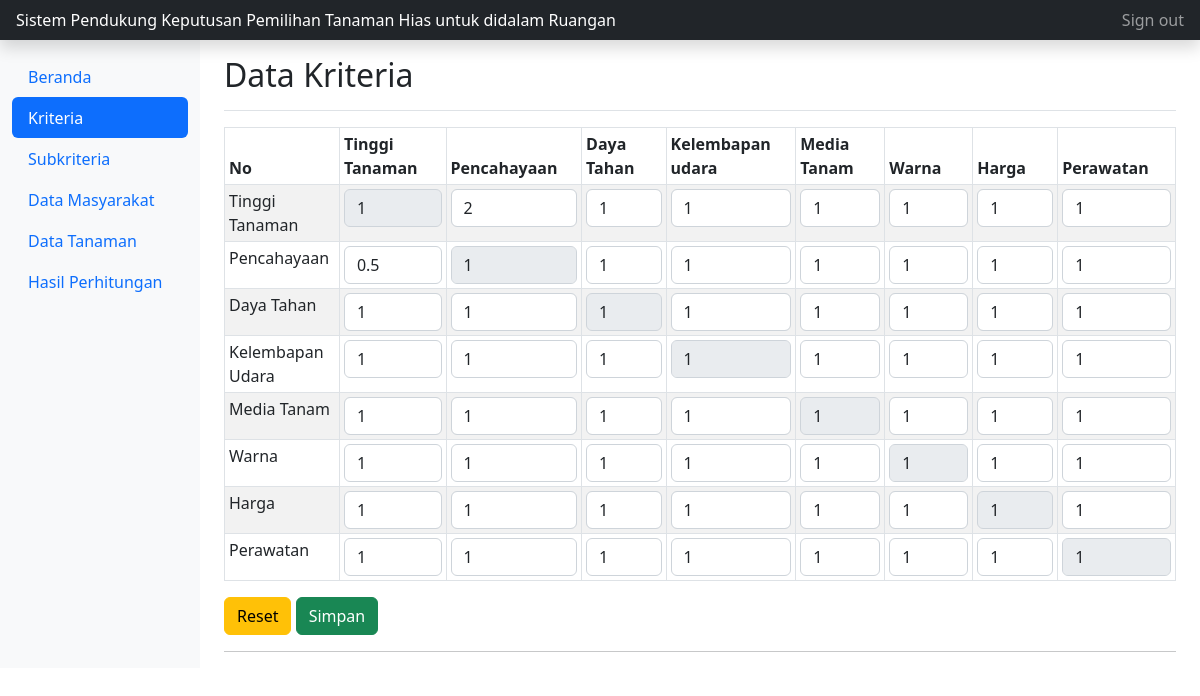
Page /masyarakat/kriteria/perbandingan_kriteria.php on the committed database.
### tables this page shows
CREATE TABLE `kriteria` (
  `id_kriteria` int(11) NOT NULL,
  `nama_kriteria` varchar(255) NOT NULL,
  `jenis` varchar(255) NOT NULL,
  `bobot_kriteria` double NOT NULL
);

CREATE TABLE `ahp` (
  `id_ahp` int(11) NOT NULL,
  `c11` double NOT NULL,
  `c12` double NOT NULL,
  `c13` double NOT NULL,
  `c14` double NOT NULL,
  `c15` double NOT NULL,
  `c16` double NOT NULL,
  `c17` double NOT NULL,
  `c18` double NOT NULL,
  `c21` double NOT NULL,
  `c22` double NOT NULL,
  `c23` double NOT NULL,
  `c24` double NOT NULL,
  `c25` double NOT NULL,
  `c26` double NOT NULL,
  `c27` double NOT NULL,
  `c28` double NOT NULL,
  `c31` double NOT NULL,
  `c32` double NOT NULL,
  `c33` double NOT NULL,
  `c34` double NOT NULL,
  `c35` double NOT NULL,
  `c36` double NOT NULL,
  `c37` double NOT NULL,
  `c38` double NOT NULL,
  `c41` double NOT NULL,
  `c42` double NOT NULL,
  `c43` double NOT NULL,
  `c44` double NOT NULL,
  `c45` double NOT NULL,
  `c46` double NOT NULL,
  `c47` double NOT NULL,
  `c48` double NOT NULL,
  `c61` double NOT NULL,
  `c62` double NOT NULL,
  `c63` double NOT NULL,
  `c64` double NOT NULL,
  `c65` double NOT NULL,
  `c66` double NOT NULL,
  `c67` double NOT NULL,
  `c68` double NOT NULL,
  `c71` double NOT NULL,
  `c72` double NOT NULL,
  `c73` double NOT NULL,
  `c74` double NOT NULL,
  `c75` double NOT NULL,
  `c76` double NOT NULL,
  `c77` double NOT NULL,
  `c78` double NOT NULL,
  `c51` double NOT NULL,
  `c52` double NOT NULL,
  `c53` double NOT NULL,
  `c54` double NOT NULL,
  `c55` double NOT NULL,
  `c56` double NOT NULL,
  `c57` double NOT NULL,
  `c58` double NOT NULL,
  `c81` double NOT NULL,
  `c82` double NOT NULL,
  `c83` double NOT NULL,
  `c84` double NOT NULL,
  `c85` double NOT NULL,
  `c86` double NOT NULL,
  `c87` double NOT NULL,
  `c88` double NOT NULL
);

### masyarakat/kriteria/perbandingan_kriteria.php (the view, shortened to what the rows shown need)
<!doctype html>
<?php
include "../../koneksi.php";
$ahp1 = array();
$ahp2 = array();
$ahp3 = array();
$ahp4 = array();
$ahp5 = array();
$ahp6= array();
$ahp7 = array();
$ahp8 = array();
$tahp = array();
$total1 = "SELECT * FROM ahp where id_ahp=1";
foreach ($dbh -> query($total1) as $totalan) :
$ahp1[0] = $totalan['c11'];
$ahp1[1] = $totalan['c12'];
$ahp1[2] = $totalan['c13'];
$ahp1[3] = $totalan['c14'];
$ahp1[4] = $totalan['c15'];
$ahp1[5] = $totalan['c16'];
$ahp1[6] = $totalan['c17'];
$ahp1[7] = $totalan['c18'];
$ahp2[0] = $totalan['c21'];
$ahp2[1] = $totalan['c22'];
$ahp2[2] = $totalan['c23'];
$ahp2[3] = $totalan['c24'];
$ahp2[4] = $totalan['c25'];
$ahp2[5] = $totalan['c26'];
$ahp2[6] = $totalan['c27'];
$ahp2[7] = $totalan['c28'];
$ahp3[0] = $totalan['c31'];
$ahp3[1] = $totalan['c32'];
$ahp3[2] = $totalan['c33'];
$ahp3[3] = $totalan['c34'];
$ahp3[4] = $totalan['c35'];
$ahp3[5] = $totalan['c36'];
$ahp3[6] = $totalan['c37'];
$ahp3[7] = $totalan['c38'];
$ahp4[0] = $totalan['c41'];
$ahp4[1] = $totalan['c42'];
$ahp4[2] = $totalan['c43'];
$ahp4[3] = $totalan['c44'];
$ahp4[4] = $totalan['c45'];
$ahp4[5] = $totalan['c46'];
$ahp4[6] = $totalan['c47'];
$ahp4[7] = $totalan['c48'];
$ahp5[0] = $totalan['c51'];
$ahp5[1] = $totalan['c52'];
$ahp5[2] = $totalan['c53'];
$ahp5[3] = $totalan['c54'];
$ahp5[4] = $totalan['c55'];
$ahp5[5] = $totalan['c56'];
$ahp5[6] = $totalan['c57'];
$ahp5[7] = $totalan['c58'];
$ahp6[0] = $totalan['c61'];
$ahp6[1] = $totalan['c62'];
$ahp6[2] = $totalan['c63'];
$ahp6[3] = $totalan['c64'];
$ahp6[4] = $totalan['c65'];
$ahp6[5] = $totalan['c66'];
$ahp6[6] = $totalan['c67'];
$ahp6[7] = $totalan['c68'];
$ahp7[0] = $totalan['c71'];
$ahp7[1] = $totalan['c72'];
$ahp7[2] = $totalan['c73'];
$ahp7[3] = $totalan['c74'];
$ahp7[4] = $totalan['c75'];
$ahp7[5] = $totalan['c76'];
$ahp7[6] = $totalan['c77'];
$ahp7[7] = $totalan['c78'];
$ahp8[0] = $totalan['c81'];
$ahp8[1] = $totalan['c82'];
$ahp8[2] = $totalan['c83'];
$ahp8[3] = $totalan['c84'];
$ahp8[4] = $totalan['c85'];
$ahp8[5] = $totalan['c86'];
$ahp8[6] = $totalan['c87'];
$ahp8[7] = $totalan['c88'];
$tahp[0] = $ahp1[0]+$ahp2[0]+$ahp3[0]+$ahp4[0]+$ahp5[0]+$ahp6[0]+$ahp7[0]+$ahp8[0];
$tahp[1] = $ahp1[1]+$ahp2[1]+$ahp3[1]+$ahp4[1]+$ahp5[1]+$ahp6[1]+$ahp7[1]+$ahp8[1];
$tahp[2] = $ahp1[2]+$ahp2[2]+$ahp3[2]+$ahp4[2]+$ahp5[2]+$ahp6[2]+$ahp7[2]+$ahp8[2];
$tahp[3] = $ahp1[3]+$ahp2[3]+$ahp3[3]+$ahp4[3]+$ahp5[3]+$ahp6[3]+$ahp7[3]+$ahp8[3];
$tahp[4] = $ahp1[4]+$ahp2[4]+$ahp3[4]+$ahp4[4]+$ahp5[4]+$ahp6[4]+$ahp7[4]+$ahp8[4];
$tahp[5] = $ahp1[5]+$ahp2[5]+$ahp3[5]+$ahp4[5]+$ahp5[5]+$ahp6[5]+$ahp7[5]+$ahp8[5];
$tahp[6] = $ahp1[6]+$ahp2[6]+$ahp3[6]+$ahp4[6]+$ahp5[6]+$ahp6[6]+$ahp7[6]+$ahp8[6];
$tahp[7] = $ahp1[7]+$ahp2[7]+$ahp3[7]+$ahp4[7]+$ahp5[7]+$ahp6[7]+$ahp7[7]+$ahp8[7];
endforeach;
 ?>
<html lang="en">
  <head>
	<link href="../../assets/bootstrap/css/bootstrap.min.css" rel="stylesheet">
    <link href="../../assets/index.css" rel="stylesheet">
  </head>
  <body>
<div class="container-fluid">
  <div class="row">
    <main class="col-md-9 ms-sm-auto col-lg-10 px-md-4">
      <div class="d-flex justify-content-between flex-wrap flex-md-nowrap align-items-center pt-3 pb-2 mb-3 border-bottom">
        <h1 class="h2">Data Kriteria</h1>
      </div>
     <div class="table-responsive">
        <table class="table table-striped table-sm table-bordered">
          <thead>
            <tr>
              <th scope="col">No</th>
            <?php
            $sql = "SELECT * FROM kriteria";
            foreach ($dbh->query($sql) as $data) :
            ?>
              <th scope="col"><?php echo $data['nama_kriteria']?></th>
          <?php
          endforeach;
             ?>
            </tr>
          </thead>
          <form class="form" action="ahp.php?hitung=1" method="post">
          <tbody>
             <tr>
             <td><input type="number" name="c12" value="<?php echo $totalan['c12']?>" id = "c12" step="0.00001" max="9"  onchange="updateValuec12()" class="form-control" required></td>
             <td><input type="number" name="c13" value="<?php echo $totalan['c13']?>"id = "c13" step="0.00001" max="9"  onchange="updateValuec13()" class="form-control" required></td>
             <td><input type="number" name="c14" value="<?php echo $totalan['c14']?>"id = "c14" step="0.00001" max="9"  onchange="updateValuec14()" class="form-control" required></td>
             <td><input type="number" name="c15" value="<?php echo $totalan['c15']?>"id = "c15" step="0.00001" max="9"  onchange="updateValuec15()" class="form-control" required></td>
             <td><input type="number" name="c16" value="<?php echo $totalan['c16']?>"id = "c16" step="0.00001" max="9"  onchange="updateValuec16()" class="form-control" required></td>
             <td><input type="number" name="c17" value="<?php echo $totalan['c17']?>"id = "c17" step="0.00001" max="9"  onchange="updateValuec17()" class="form-control" required></td>
             <td><input type="number" name="c18" value="<?php echo $totalan['c18']?>" id = "c18" step="0.00001" max="9"  onchange="updateValuec18()" class="form-control" required></td>
              </tr>
             <tr>
             <td><input type="number" name="c21" value="<?php echo $totalan['c21']?>"id = "c21" step="0.00001" max="9"  class="form-control" onchange="updateValuec21()" required></td>
             <td><input type="number" name="c23" value="<?php echo $totalan['c23']?>"id = "c23" step="0.00001" max="9"  class="form-control" onchange="updateValuec23()" required></td>
             <td><input type="number" name="c24" value="<?php echo $totalan['c24']?>"id = "c24" step="0.00001" max="9"  class="form-control" onchange="updateValuec24()" required></td>
             <td><input type="number" name="c25" value="<?php echo $totalan['c25']?>"id = "c25" step="0.00001" max="9"  class="form-control" onchange="updateValuec25()" required></td>
             <td><input type="number" name="c26" value="<?php echo $totalan['c26']?>"id = "c26" step="0.00001" max="9"  class="form-control" onchange="updateValuec26()" required></td>
             <td><input type="number" name="c27" value="<?php echo $totalan['c27']?>"id = "c27" step="0.00001" max="9"  class="form-control" onchange="updateValuec27()" required></td>
             <td><input type="number" name="c28" value="<?php echo $totalan['c28']?>"id = "c28" step="0.00001" max="9"  class="form-control" onchange="updateValuec28()" required></td>
             </tr>
             <tr>
             <td><input type="number" name="c31" value="<?php echo $totalan['c31']?>" id = "c31" step="0.00001" max="9"   class="form-control" onchange="updateValuec31()" required></td>
             <td><input type="number" name="c32" value="<?php echo $totalan['c32']?>" id = "c32" step="0.00001" max="9"   class="form-control" onchange="updateValuec32()" required></td>
             <td><input type="number" name="c34" value="<?php echo $totalan['c34']?>" id = "c34" step="0.00001" max="9"  class="form-control" onchange="updateValuec34()" required></td>
             <td><input type="number" name="c35" value="<?php echo $totalan['c35']?>" id = "c35" step="0.00001" max="9"  class="form-control" onchange="updateValuec35()" required></td>
             <td><input type="number" name="c36" value="<?php echo $totalan['c36']?>" id = "c36" step="0.00001" max="9"  class="form-control" onchange="updateValuec36()" required></td>
             <td><input type="number" name="c37" value="<?php echo $totalan['c37']?>" id = "c37" step="0.00001" max="9"  class="form-control" onchange="updateValuec37()" required></td>
             <td><input type="number" name="c38" value="<?php echo $totalan['c38']?>" id = "c38" step="0.00001" max="9"  class="form-control" onchange="updateValuec38()" required></td>
              </tr>
              <tr>
             <td><input type="number" name="c41" value="<?php echo $totalan['c41']?>" id = "c41" step="0.00001" max="9"  class="form-control"  onchange="updateValuec41()" required></td>
             <td><input type="number" name="c42" value="<?php echo $totalan['c42']?>" id = "c42" step="0.00001" max="9"  class="form-control" onchange="updateValuec42()" required></td>
             <td><input type="number" name="c43" value="<?php echo $totalan['c43']?>" id = "c43" step="0.00001" max="9"  class="form-control" onchange="updateValuec43()" required></td>
             <td><input type="number" name="c45" value="<?php echo $totalan['c45']?>" id = "c45" step="0.00001" max="9"  class="form-control" onchange="updateValuec45()" required></td>
             <td><input type="number" name="c47" value="<?php echo $totalan['c47']?>" id = "c47" step="0.00001" max="9"  class="form-control" onchange="updateValuec47()" required></td>
             <td><input type="number" name="c48" value="<?php echo $totalan['c48']?>" id = "c48" step="0.00001" max="9"  class="form-control" onchange="updateValuec48()" required></td>
              </tr>
              <tr>
             <td><input type="number" name="c51" value="<?php echo $totalan['c51']?>" id = "c51" step="0.00001" max="9"  class="form-control" onchange="updateValuec51()" required></td>
             <td><input type="number" name="c52" value="<?php echo $totalan['c52']?>" id = "c52" step="0.00001" max="9"  class="form-control" onchange="updateValuec52()" required></td>
             <td><input type="number" name="c53" value="<?php echo $totalan['c53']?>" id = "c53" step="0.00001" max="9"  class="form-control" onchange="updateValuec53()" required></td>
             <td><input type="number" name="c54" value="<?php echo $totalan['c54']?>" id = "c54" step="0.00001" max="9"  class="form-control" onchange="updateValuec54()" required></td>
             <td><input type="number" name="c56" value="<?php echo $totalan['c56']?>" id = "c56" step="0.00001" max="9"  class="form-control" onchange="updateValuec56()" required></td>
             <td><input type="number" name="c57" value="<?php echo $totalan['c57']?>" id = "c57" step="0.00001" max="9"  class="form-control" onchange="updateValuec57()" required></td>
             <td><input type="number" name="c58" value="<?php echo $totalan['c58']?>" id = "c58" step="0.00001" max="9"  class="form-control" onchange="updateValuec58()" required></td>
              </tr>
              <tr>
             <td><input type="number" name="c61" value="<?php echo $totalan['c61']?>"id = "c61" step="0.00001" max="9"  class="form-control" onchange="updateValuec61()" required></td>
             <td><input type="number" name="c62" value="<?php echo $totalan['c62']?>"id = "c62" step="0.00001" max="9"  class="form-control" onchange="updateValuec62()" required></td>
             <td><input type="number" name="c63" value="<?php echo $totalan['c63']?>"id = "c63"  step="0.00001" max="9"  class="form-control" onchange="updateValuec63()" required></td>
             <td><input type="number" name="c64" value="<?php echo $totalan['c64']?>"id = "c64" step="0.00001" max="9"  class="form-control" onchange="updateValuec64()" required></td>
             <td><input type="number" name="c65" value="<?php echo $totalan['c65']?>"id = "c65" step="0.00001" max="9"  class="form-control" onchange="updateValuec65()" required></td>
             <td><input type="number" name="c67" value="<?php echo $totalan['c67']?>"id = "c67" step="0.00001" max="9"  class="form-control" onchange="updateValuec67()" required></td>
             <td><input type="number" name="c68" value="<?php echo $totalan['c68']?>"id = "c68" step="0.00001" max="9"  class="form-control" onchange="updateValuec68()" required></td>
              </tr>
              <tr>
             <td><input type="number" name="c71"  value="<?php echo $totalan['c71']?>" id = "c71" step="0.00001" max="9"  class="form-control" onchange="updateValuec71()" required></td>
             <td><input type="number" name="c72"  value="<?php echo $totalan['c72']?>" id = "c72" step="0.00001" max="9"  class="form-control" onchange="updateValuec72()" required></td>
             <td><input type="number" name="c73"  value="<?php echo $totalan['c73']?>" id = "c73" step="0.00001" max="9"  class="form-control" onchange="updateValuec73()" required></td>
             <td><input type="number" name="c74"  value="<?php echo $totalan['c74']?>" id = "c74" step="0.00001" max="9"  class="form-control" onchange="updateValuec74()" required></td>
             <td><input type="number" name="c75"  value="<?php echo $totalan['c75']?>" id = "c75" step="0.00001" max="9"  class="form-control" onchange="updateValuec75()" required></td>
             <td><input type="number" name="c76"  value="<?php echo $totalan['c76']?>" id = "c76" step="0.00001" max="9"  class="form-control" onchange="updateValuec76()" required></td>
             <td><input type="number" name="c78" value="<?php echo $totalan['c78']?>" id = "c78" step="0.00001" max="9"  class="form-control" onchange="updateValuec78()" required></td>
              </tr>
              <tr>
             <td><input type="number" name="c81"  value="<?php echo $totalan['c81']?>" id = "c81" step="0.00001" max="9"  class="form-control" onchange="updateValuec81()" required></td>
             <td><input type="number" name="c82"  value="<?php echo $totalan['c82']?>" id = "c82" step="0.00001" max="9"  class="form-control" onchange="updateValuec82()" required></td>
             <td><input type="number" name="c83"  value="<?php echo $totalan['c83']?>" id = "c83" step="0.00001" max="9"  class="form-control" onchange="updateValuec83()" required></td>
             <td><input type="number" name="c84"  value="<?php echo $totalan['c84']?>" id = "c84" step="0.00001" max="9"  class="form-control" onchange="updateValuec84()" required></td>
             <td><input type="number" name="c85"  value="<?php echo $totalan['c85']?>" id = "c85" step="0.00001" max="9"  class="form-control" onchange="updateValuec85()" required></td>
             <td><input type="number" name="c86"  value="<?php echo $totalan['c86']?>" id = "c86" step="0.00001" max="9"  class="form-control" onchange="updateValuec86()" required></td>
             <td><input type="number" name="c87"  value="<?php echo $totalan['c87']?>" id = "c87" step="0.00001" max="9"  class="form-control" onchange="updateValuec87()" required></td>
            </tr>
          </tbody>
        </table>
      </div>
    </main>
  </div>
</div>
  </body>
</html>

### rows in the picture
kriteria: nama_kriteria "Tinggi Tanaman"
kriteria: nama_kriteria "Pencahayaan"
kriteria: nama_kriteria "Daya Tahan"
kriteria: nama_kriteria "Kelembapan udara"
kriteria: nama_kriteria "Media Tanam"
kriteria: nama_kriteria "Warna"
kriteria: nama_kriteria "Harga"
kriteria: nama_kriteria "Perawatan"
ahp: c12 "2", c13 "1", c14 "1", c15 "1", c16 "1", c17 "1", c18 "1", c21 "0.5", c23 "1", c24 "1", c25 "1", c26 "1", c27 "1", c28 "1", c31 "1", c32 "1", c34 "1", c35 "1", c36 "1", c37 "1", c38 "1", c41 "1", c42 "1", c43 "1", c45 "1", c47 "1", c48 "1", c51 "1", c52 "1", c53 "1", c54 "1", c56 "1", c57 "1", c58 "1", c61 "1", c62 "1", c63 "1", c64 "1", c65 "1", c67 "1", c68 "1", c71 "1", c72 "1", c73 "1", c74 "1", c75 "1", c76 "1", c78 "1", c81 "1", c82 "1", c83 "1", c84 "1", c85 "1", c86 "1", c87 "1"
